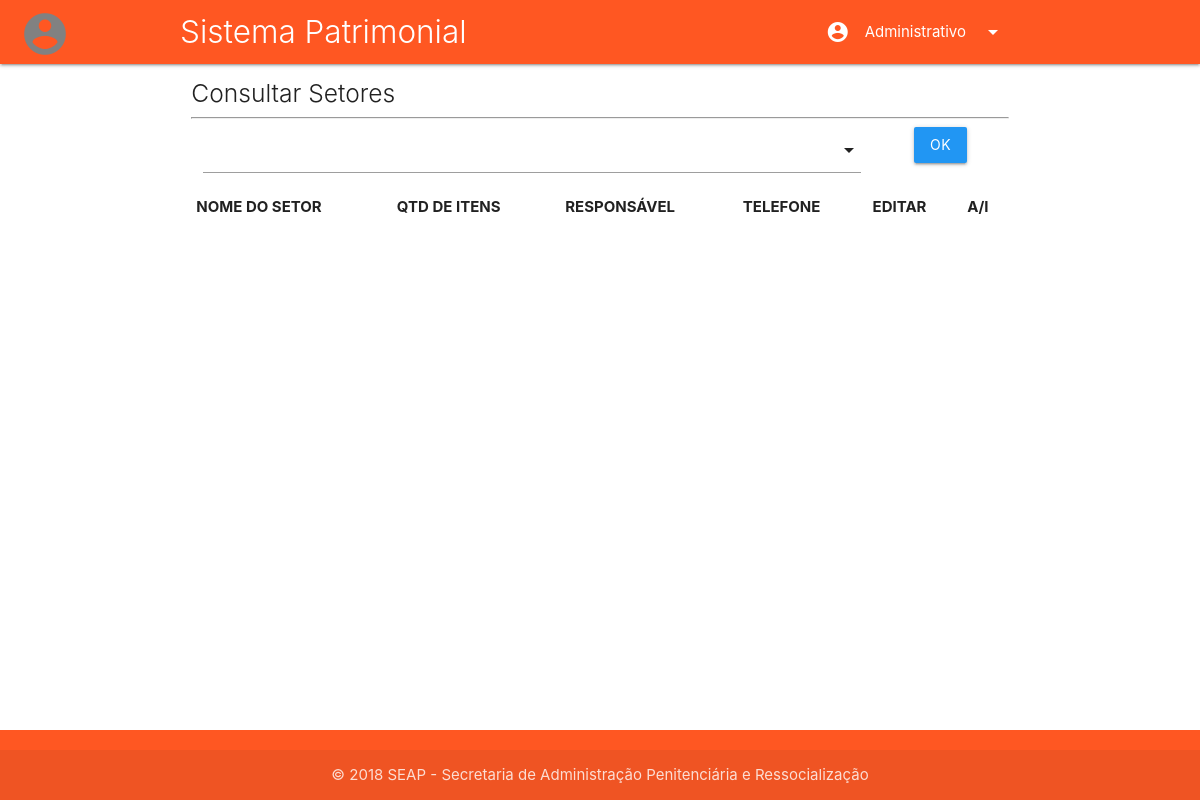
Before: /_paginas/admin/consultar-setor.php (signed in) with the older database file.
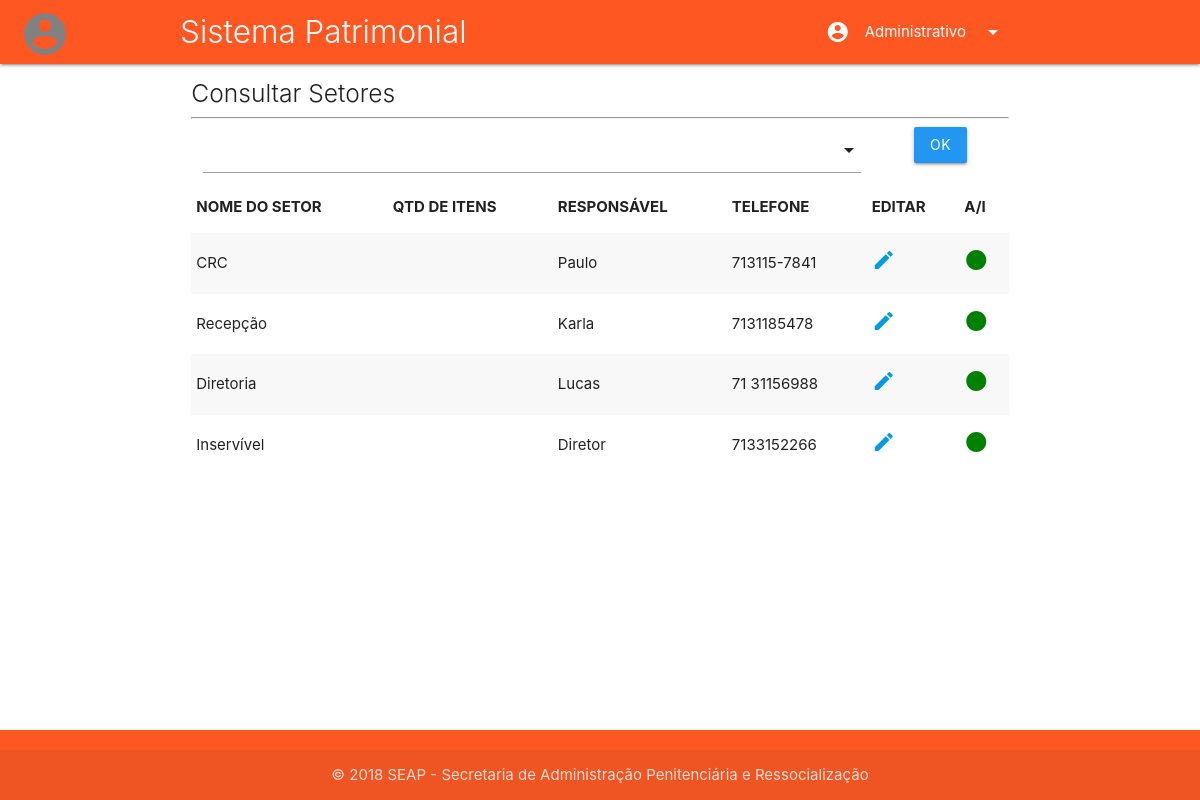
After: the same page with the newer database file.
### tables this page shows
CREATE TABLE `tb_setores` (
  `id` int(11) NOT NULL,
  `nome` varchar(50) NOT NULL,
  `id_unidade` int(11) NOT NULL,
  `responsavel` varchar(50) NOT NULL,
  `telefone` varchar(20) NOT NULL,
  `situacao` enum('A','I') NOT NULL
);

### _includes/admin/controle_acesso_admin.php (called while the page is built, shortened)
<?php
    $id_unidade_user = $_SESSION['id_unidade_user_sip'];
?>

### _paginas/admin/consultar-setor.php (the view, shortened to what this page needs)
<?php include_once("../../banco_de_dados/conexao.php"); ?>
<?php include_once("../../_includes/geral/header.inc.php"); ?>
<?php include_once("../../_includes/admin/controle_acesso_admin.php"); ?>
<?php include_once("../../_includes/admin/menu_admin.inc.php"); ?>
    <div class="row container">
        <div class="col s12">
            <h5 class="light">Consultar Setores</h5>
            <hr>
            <form>
                <div class="col s10 center">
                </div>
                <div class="col s2 center">
                    <input type="submit" value="OK" class="btn blue">
                </div>
            </form>
            <table class="striped">
                <thead>
                <tr>
                    <th>NOME DO SETOR</th>
                    <th>QTD DE ITENS</th>
                    <th>RESPONSÁVEL</th>
                    <th>TELEFONE</th>
                    <th>EDITAR</th>
                    <th>A/I</th>
                </tr>
                </thead>
                <tbody>
                <?php include_once '../../banco_de_dados/admin/read-setores.php' ?>
                </tbody>
            </table>
        </div>
    </div>
<?php include_once("../../_includes/geral/footer.inc.php"); ?>

### _includes/geral/header.inc.php (shortened to what this page needs)
<!DOCTYPE html>
<html lang="pt-br">
<head>
    <link rel="stylesheet" href="../../_materialize/css/materialize.min.css">
    <link rel="stylesheet" href="../../_css/admin.css">
    <link rel="stylesheet" href="https://jqueryvalidation.org/files/demo/site-demos.css">
</head>
<body>
<main>

### _includes/admin/menu_admin.inc.php (shortened to what this page needs)
<header>
<nav class="deep-orange">
    <div class="nav-wrapper container">
        <a href="tela-admin.php" class="brand-logo light">Sistema Patrimonial</a>
        <div class="nav-wrapper">
            <ul class="right hide-on-med-and-down">
                <li><a class="dropdown-trigger" href="#" data-target="dropdown1"><i class="material-icons left">account_circle</i>Administrativo<i class="material-icons right">arrow_drop_down</i></a></li>
            </ul>
        </div>
    </div>
</nav>
    <a href="#" data-target="slide-out" data-activates="slide-out" class="sidenav-trigger  show-on-large">
        <i class="material-icons" style="margin: -55px 0px 0px 20px;position: absolute;font-size: 50px;color: #818181">account_circle</i>
    </a>
</header>

### _includes/geral/footer.inc.php (shortened to what this page needs)
</main>
<footer class="page-footer deep-orange">
    <div class="footer-copyright">
        <div class="container center">
            © 2018 SEAP - Secretaria de Administração Penitenciária e Ressocialização
        </div>
    </div>
</footer>
</body>
</html>

### banco_de_dados/admin/read-setores.php
<?php
$id = filter_input(INPUT_GET, 'select_unidades', FILTER_SANITIZE_SPECIAL_CHARS);
if ($id == "todas") {
    $querySelect = $link->query("select * from tb_setores");
} else {
    $querySelect = $link->query("select * from tb_setores where id_unidade = '$id_unidade_user'");
}
while ($registros = $querySelect->fetch_assoc()){
    $id = $registros['id'];
    $nome = $registros['nome'];
    $telefone = $registros['telefone'];
    $responsavel = $registros['responsavel'];
    $situacao = $registros['situacao'];
    if ($situacao == "I") {
        echo "<tr id='destaque' style='background-color: rgba(174,35,38,0.44)'>";
        echo "<td>$nome</td><td><a href=''></a></td><td>$responsavel</td><td>$telefone</td>";
        echo "<td><a href='editar-usuario.php?id=$id'><i class='material-icons'>edit</i></a></td>";
        echo "<td><a href='../../banco_de_dados/admin/modifica_situacao_user.php?id=$id&sit_setor=$situacao&id_anterior=$id'><i class='material-icons' style='color:red'>do_not_disturb_on</i></a></td>";
        echo "</tr>";
    } else {
        echo "<tr id='destaque'>";
        echo "<td>$nome</td><td><a href=''></a></td><td>$responsavel</td><td>$telefone</td>";
        echo "<td><a href='editar-usuario.php?id=$id'><i class='material-icons'>edit</i></a></td>";
        echo "<td><a href='../../banco_de_dados/admin/modifica_situacao_user.php?id=$id&sit_setor=$situacao&id_anterior=$id'><i class='material-icons' style='color:green'>lens</i></a></td>";
        echo "</tr>";
    }
}
?>

### _css/admin.css (style rules this page uses)
footer { background-color: #aa0000; }
body { display: flex; min-height: 100vh; flex-direction: column; }
main { flex: 1 0 auto; }

Changed rows visible on the page:
added tb_setores: nome "CRC", responsavel "Paulo", telefone "713115-7841"
added tb_setores: nome "Recepção", responsavel "Karla", telefone "7131185478"
added tb_setores: nome "Diretoria", responsavel "Lucas", telefone "71 31156988"
added tb_setores: nome "Inservível", responsavel "Diretor", telefone "7133152266"
